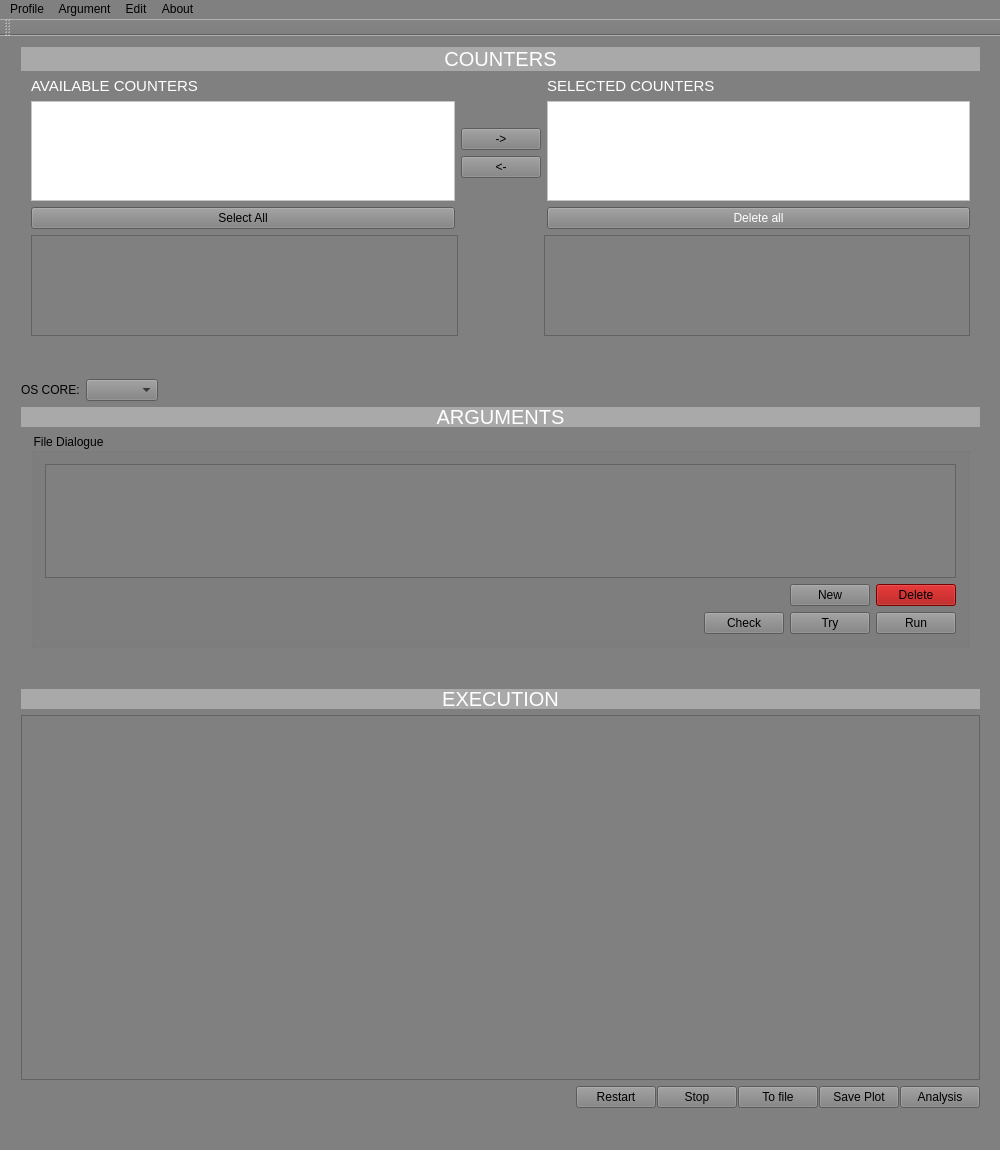
<?xml version="1.0" encoding="UTF-8"?>
<ui version="4.0">
 <class>MainWindow</class>
 <widget class="QMainWindow" name="MainWindow">
  <property name="enabled">
   <bool>true</bool>
  </property>
  <property name="geometry">
   <rect>
    <x>0</x>
    <y>0</y>
    <width>1000</width>
    <height>1150</height>
   </rect>
  </property>
  <property name="minimumSize">
   <size>
    <width>800</width>
    <height>1010</height>
   </size>
  </property>
  <property name="maximumSize">
   <size>
    <width>1000</width>
    <height>1150</height>
   </size>
  </property>
  <property name="windowTitle">
   <string>MainWindow</string>
  </property>
  <property name="styleSheet">
   <string notr="true">background-color:grey</string>
  </property>
  <widget class="QWidget" name="centralWidget">
   <property name="minimumSize">
    <size>
     <width>800</width>
     <height>949</height>
    </size>
   </property>
   <property name="maximumSize">
    <size>
     <width>1000</width>
     <height>1150</height>
    </size>
   </property>
   <widget class="QWidget" name="layoutWidget">
    <property name="geometry">
     <rect>
      <x>10</x>
      <y>0</y>
      <width>981</width>
      <height>331</height>
     </rect>
    </property>
    <layout class="QVBoxLayout" name="verticalLayout_6">
     <property name="spacing">
      <number>0</number>
     </property>
     <property name="sizeConstraint">
      <enum>QLayout::SetDefaultConstraint</enum>
     </property>
     <item>
      <layout class="QVBoxLayout" name="verticalLayout_5">
       <item>
        <layout class="QVBoxLayout" name="verticalLayout_4">
         <item>
          <widget class="QLabel" name="label">
           <property name="styleSheet">
            <string notr="true">color: white;
font: bold large &quot;Time New Roman&quot;; 
font-size: 20px;
background-color:darkgrey;

</string>
           </property>
           <property name="text">
            <string>COUNTERS</string>
           </property>
           <property name="alignment">
            <set>Qt::AlignCenter</set>
           </property>
          </widget>
         </item>
         <item>
          <layout class="QHBoxLayout" name="horizontalLayout">
           <item>
            <spacer name="horizontalSpacer_11">
             <property name="orientation">
              <enum>Qt::Horizontal</enum>
             </property>
             <property name="sizeType">
              <enum>QSizePolicy::Maximum</enum>
             </property>
             <property name="sizeHint" stdset="0">
              <size>
               <width>10</width>
               <height>20</height>
              </size>
             </property>
            </spacer>
           </item>
           <item>
            <layout class="QVBoxLayout" name="verticalLayout_3">
             <item>
              <widget class="QLabel" name="label_2">
               <property name="styleSheet">
                <string notr="true">color:white; font: bold large &quot;Time New Roman&quot;; font-size: 15px;</string>
               </property>
               <property name="text">
                <string>AVAILABLE COUNTERS</string>
               </property>
              </widget>
             </item>
             <item>
              <widget class="QListWidget" name="listWidget_Available">
               <property name="styleSheet">
                <string notr="true">background-color:white;
color: black;
font: bold large &quot;Time New Roman&quot;;
border-width : 5px; 
border-color : black;
</string>
               </property>
              </widget>
             </item>
             <item>
              <widget class="QPushButton" name="pushButton_all">
               <property name="text">
                <string>Select All</string>
               </property>
              </widget>
             </item>
            </layout>
           </item>
           <item>
            <layout class="QVBoxLayout" name="verticalLayout">
             <item>
              <spacer name="verticalSpacer_2">
               <property name="orientation">
                <enum>Qt::Vertical</enum>
               </property>
               <property name="sizeHint" stdset="0">
                <size>
                 <width>20</width>
                 <height>40</height>
                </size>
               </property>
              </spacer>
             </item>
             <item>
              <widget class="QPushButton" name="pushButton_add">
               <property name="text">
                <string>-&gt;</string>
               </property>
              </widget>
             </item>
             <item>
              <widget class="QPushButton" name="pushButton_delete">
               <property name="text">
                <string>&lt;-</string>
               </property>
              </widget>
             </item>
             <item>
              <spacer name="verticalSpacer">
               <property name="orientation">
                <enum>Qt::Vertical</enum>
               </property>
               <property name="sizeHint" stdset="0">
                <size>
                 <width>20</width>
                 <height>40</height>
                </size>
               </property>
              </spacer>
             </item>
            </layout>
           </item>
           <item>
            <layout class="QVBoxLayout" name="verticalLayout_2">
             <item>
              <widget class="QLabel" name="label_3">
               <property name="styleSheet">
                <string notr="true">color:white; font: bold large &quot;Time New Roman&quot;; font-size: 15px;</string>
               </property>
               <property name="text">
                <string>SELECTED COUNTERS</string>
               </property>
              </widget>
             </item>
             <item>
              <widget class="QListWidget" name="listWidget_selected">
               <property name="styleSheet">
                <string notr="true">background-color:white;
color: darkblue;
font: bold large &quot;Time New Roman&quot;;
</string>
               </property>
              </widget>
             </item>
             <item>
              <widget class="QPushButton" name="pushButton_delete_all">
               <property name="styleSheet">
                <string notr="true">color:white; font:  &quot;Time New Roman&quot;; </string>
               </property>
               <property name="text">
                <string>Delete all</string>
               </property>
              </widget>
             </item>
            </layout>
           </item>
           <item>
            <spacer name="horizontalSpacer_5">
             <property name="orientation">
              <enum>Qt::Horizontal</enum>
             </property>
             <property name="sizeType">
              <enum>QSizePolicy::Maximum</enum>
             </property>
             <property name="sizeHint" stdset="0">
              <size>
               <width>10</width>
               <height>20</height>
              </size>
             </property>
            </spacer>
           </item>
          </layout>
         </item>
        </layout>
       </item>
       <item>
        <layout class="QHBoxLayout" name="horizontalLayout_2">
         <item>
          <spacer name="horizontalSpacer_10">
           <property name="orientation">
            <enum>Qt::Horizontal</enum>
           </property>
           <property name="sizeType">
            <enum>QSizePolicy::Maximum</enum>
           </property>
           <property name="sizeHint" stdset="0">
            <size>
             <width>10</width>
             <height>20</height>
            </size>
           </property>
          </spacer>
         </item>
         <item>
          <widget class="QPlainTextEdit" name="plainTextEdit_Available_Counters"/>
         </item>
         <item>
          <spacer name="horizontalSpacer_2">
           <property name="orientation">
            <enum>Qt::Horizontal</enum>
           </property>
           <property name="sizeType">
            <enum>QSizePolicy::Maximum</enum>
           </property>
           <property name="sizeHint" stdset="0">
            <size>
             <width>80</width>
             <height>20</height>
            </size>
           </property>
          </spacer>
         </item>
         <item>
          <widget class="QPlainTextEdit" name="plainTextEdit_Selected_Counters"/>
         </item>
         <item>
          <spacer name="horizontalSpacer_7">
           <property name="orientation">
            <enum>Qt::Horizontal</enum>
           </property>
           <property name="sizeType">
            <enum>QSizePolicy::Maximum</enum>
           </property>
           <property name="sizeHint" stdset="0">
            <size>
             <width>10</width>
             <height>20</height>
            </size>
           </property>
          </spacer>
         </item>
        </layout>
       </item>
      </layout>
     </item>
     <item>
      <spacer name="horizontalSpacer_4">
       <property name="orientation">
        <enum>Qt::Horizontal</enum>
       </property>
       <property name="sizeHint" stdset="0">
        <size>
         <width>40</width>
         <height>20</height>
        </size>
       </property>
      </spacer>
     </item>
     <item>
      <layout class="QHBoxLayout" name="horizontalLayout_6"/>
     </item>
    </layout>
   </widget>
   <widget class="QWidget" name="layoutWidget">
    <property name="geometry">
     <rect>
      <x>10</x>
      <y>332</y>
      <width>981</width>
      <height>311</height>
     </rect>
    </property>
    <layout class="QVBoxLayout" name="verticalLayout_15">
     <item>
      <layout class="QHBoxLayout" name="horizontalLayout_7">
       <item>
        <widget class="QLabel" name="label_6">
         <property name="text">
          <string>OS CORE:</string>
         </property>
        </widget>
       </item>
       <item>
        <widget class="QComboBox" name="comboBox_core"/>
       </item>
       <item>
        <spacer name="horizontalSpacer_14">
         <property name="orientation">
          <enum>Qt::Horizontal</enum>
         </property>
         <property name="sizeHint" stdset="0">
          <size>
           <width>40</width>
           <height>20</height>
          </size>
         </property>
        </spacer>
       </item>
      </layout>
     </item>
     <item>
      <widget class="QLabel" name="label_4">
       <property name="maximumSize">
        <size>
         <width>16777215</width>
         <height>20</height>
        </size>
       </property>
       <property name="styleSheet">
        <string notr="true">color: white;
font: bold large &quot;Time New Roman&quot;; 
font-size: 20px;
background-color:darkgrey;</string>
       </property>
       <property name="text">
        <string>ARGUMENTS</string>
       </property>
       <property name="alignment">
        <set>Qt::AlignCenter</set>
       </property>
      </widget>
     </item>
     <item>
      <layout class="QHBoxLayout" name="horizontalLayout_13">
       <item>
        <spacer name="horizontalSpacer_9">
         <property name="orientation">
          <enum>Qt::Horizontal</enum>
         </property>
         <property name="sizeType">
          <enum>QSizePolicy::Maximum</enum>
         </property>
         <property name="sizeHint" stdset="0">
          <size>
           <width>10</width>
           <height>20</height>
          </size>
         </property>
        </spacer>
       </item>
       <item>
        <widget class="QGroupBox" name="groupBox">
         <property name="title">
          <string>File Dialogue</string>
         </property>
         <layout class="QVBoxLayout" name="verticalLayout_8">
          <item>
           <layout class="QVBoxLayout" name="verticalLayout_7">
            <item>
             <widget class="QTableWidget" name="tableWidget"/>
            </item>
            <item>
             <layout class="QHBoxLayout" name="horizontalLayout_4">
              <item>
               <layout class="QHBoxLayout" name="horizontalLayout_3">
                <item>
                 <spacer name="horizontalSpacer_12">
                  <property name="orientation">
                   <enum>Qt::Horizontal</enum>
                  </property>
                  <property name="sizeHint" stdset="0">
                   <size>
                    <width>40</width>
                    <height>20</height>
                   </size>
                  </property>
                 </spacer>
                </item>
                <item>
                 <widget class="QPushButton" name="pushButton_File_Dialogue_New">
                  <property name="styleSheet">
                   <string notr="true">color:black; font: bold large &quot;Time New Roman&quot;;
</string>
                  </property>
                  <property name="text">
                   <string>New</string>
                  </property>
                 </widget>
                </item>
                <item>
                 <widget class="QPushButton" name="pushButton_File_Dialogue_Delete">
                  <property name="styleSheet">
                   <string notr="true">color:black; font: bold large &quot;Time New Roman&quot;;
background-color: rgb(164, 0, 0);</string>
                  </property>
                  <property name="text">
                   <string>Delete</string>
                  </property>
                 </widget>
                </item>
               </layout>
              </item>
             </layout>
            </item>
           </layout>
          </item>
          <item>
           <spacer name="verticalSpacer_3">
            <property name="orientation">
             <enum>Qt::Vertical</enum>
            </property>
            <property name="sizeHint" stdset="0">
             <size>
              <width>20</width>
              <height>40</height>
             </size>
            </property>
           </spacer>
          </item>
          <item>
           <layout class="QHBoxLayout" name="horizontalLayout_5">
            <item>
             <spacer name="horizontalSpacer_13">
              <property name="orientation">
               <enum>Qt::Horizontal</enum>
              </property>
              <property name="sizeHint" stdset="0">
               <size>
                <width>40</width>
                <height>20</height>
               </size>
              </property>
             </spacer>
            </item>
            <item>
             <widget class="QPushButton" name="pushButton_Arguments_Check">
              <property name="text">
               <string>Check</string>
              </property>
             </widget>
            </item>
            <item>
             <widget class="QPushButton" name="pushButton_Arguments__Try">
              <property name="text">
               <string>Try</string>
              </property>
             </widget>
            </item>
            <item>
             <widget class="QPushButton" name="pushButton_Arguments_Run">
              <property name="text">
               <string>Run</string>
              </property>
             </widget>
            </item>
           </layout>
          </item>
         </layout>
        </widget>
       </item>
       <item>
        <layout class="QVBoxLayout" name="verticalLayout_9"/>
       </item>
       <item>
        <spacer name="horizontalSpacer">
         <property name="orientation">
          <enum>Qt::Horizontal</enum>
         </property>
         <property name="sizeType">
          <enum>QSizePolicy::Maximum</enum>
         </property>
         <property name="sizeHint" stdset="0">
          <size>
           <width>10</width>
           <height>20</height>
          </size>
         </property>
        </spacer>
       </item>
      </layout>
     </item>
     <item>
      <spacer name="horizontalSpacer_6">
       <property name="orientation">
        <enum>Qt::Horizontal</enum>
       </property>
       <property name="sizeHint" stdset="0">
        <size>
         <width>40</width>
         <height>20</height>
        </size>
       </property>
      </spacer>
     </item>
    </layout>
   </widget>
   <widget class="QWidget" name="layoutWidget">
    <property name="geometry">
     <rect>
      <x>10</x>
      <y>642</y>
      <width>981</width>
      <height>441</height>
     </rect>
    </property>
    <layout class="QVBoxLayout" name="verticalLayout_14">
     <property name="sizeConstraint">
      <enum>QLayout::SetMaximumSize</enum>
     </property>
     <item>
      <widget class="QLabel" name="label_5">
       <property name="maximumSize">
        <size>
         <width>16777215</width>
         <height>20</height>
        </size>
       </property>
       <property name="styleSheet">
        <string notr="true">color: white;
font: bold large &quot;Time New Roman&quot;; 
font-size: 20px;
background-color:darkgrey;
</string>
       </property>
       <property name="text">
        <string>EXECUTION</string>
       </property>
       <property name="alignment">
        <set>Qt::AlignCenter</set>
       </property>
      </widget>
     </item>
     <item>
      <layout class="QHBoxLayout" name="horizontalLayout_10">
       <item>
        <spacer name="horizontalSpacer_8">
         <property name="orientation">
          <enum>Qt::Horizontal</enum>
         </property>
         <property name="sizeType">
          <enum>QSizePolicy::Maximum</enum>
         </property>
         <property name="sizeHint" stdset="0">
          <size>
           <width>10</width>
           <height>20</height>
          </size>
         </property>
        </spacer>
       </item>
       <item>
        <layout class="QVBoxLayout" name="verticalLayout_12">
         <item>
          <widget class="QTableWidget" name="tableWidget_2"/>
         </item>
         <item>
          <layout class="QHBoxLayout" name="horizontalLayout_8">
           <property name="spacing">
            <number>1</number>
           </property>
           <property name="sizeConstraint">
            <enum>QLayout::SetFixedSize</enum>
           </property>
           <item>
            <spacer name="horizontalSpacer_15">
             <property name="orientation">
              <enum>Qt::Horizontal</enum>
             </property>
             <property name="sizeType">
              <enum>QSizePolicy::Maximum</enum>
             </property>
             <property name="sizeHint" stdset="0">
              <size>
               <width>8000</width>
               <height>1</height>
              </size>
             </property>
            </spacer>
           </item>
           <item>
            <widget class="QPushButton" name="pushButton_Plot_Restart">
             <property name="text">
              <string>Restart</string>
             </property>
            </widget>
           </item>
           <item>
            <widget class="QPushButton" name="pushButton_Plot_Stop">
             <property name="text">
              <string>Stop</string>
             </property>
            </widget>
           </item>
           <item>
            <widget class="QPushButton" name="pushButton_Plot_To_File">
             <property name="text">
              <string>To file</string>
             </property>
            </widget>
           </item>
           <item>
            <widget class="QPushButton" name="pushButton_savePlot">
             <property name="text">
              <string>Save Plot</string>
             </property>
            </widget>
           </item>
           <item>
            <widget class="QPushButton" name="pushButton_Plot_Analysis">
             <property name="text">
              <string>Analysis</string>
             </property>
            </widget>
           </item>
          </layout>
         </item>
        </layout>
       </item>
       <item>
        <spacer name="horizontalSpacer_3">
         <property name="orientation">
          <enum>Qt::Horizontal</enum>
         </property>
         <property name="sizeType">
          <enum>QSizePolicy::Maximum</enum>
         </property>
         <property name="sizeHint" stdset="0">
          <size>
           <width>10</width>
           <height>5</height>
          </size>
         </property>
        </spacer>
       </item>
      </layout>
     </item>
    </layout>
   </widget>
   <widget class="QCustomPlot" name="widget" native="true">
    <property name="enabled">
     <bool>true</bool>
    </property>
    <property name="geometry">
     <rect>
      <x>1040</x>
      <y>700</y>
      <width>20</width>
      <height>20</height>
     </rect>
    </property>
   </widget>
  </widget>
  <widget class="QMenuBar" name="menuBar">
   <property name="geometry">
    <rect>
     <x>0</x>
     <y>0</y>
     <width>1000</width>
     <height>22</height>
    </rect>
   </property>
   <widget class="QMenu" name="menuEdit">
    <property name="title">
     <string>Profile</string>
    </property>
    <addaction name="actionOpen_profil"/>
    <addaction name="actionSave_Profil"/>
    <addaction name="actionDelete_profil"/>
    <addaction name="separator"/>
    <addaction name="actionExit"/>
   </widget>
   <widget class="QMenu" name="menuEdit_2">
    <property name="title">
     <string>Edit</string>
    </property>
    <addaction name="actionCopy"/>
    <addaction name="actionPaste"/>
    <addaction name="actionCut"/>
    <addaction name="separator"/>
    <addaction name="actionUndo"/>
    <addaction name="actionRedo"/>
   </widget>
   <widget class="QMenu" name="menuAbout">
    <property name="title">
     <string>About</string>
    </property>
    <addaction name="actionAbout"/>
   </widget>
   <widget class="QMenu" name="menuArgument">
    <property name="title">
     <string>Argument</string>
    </property>
    <addaction name="actionOpen_Argument"/>
    <addaction name="actionSave_Argument"/>
    <addaction name="actionDelete_Argument"/>
   </widget>
   <addaction name="menuEdit"/>
   <addaction name="menuArgument"/>
   <addaction name="menuEdit_2"/>
   <addaction name="menuAbout"/>
  </widget>
  <widget class="QToolBar" name="mainToolBar">
   <attribute name="toolBarArea">
    <enum>TopToolBarArea</enum>
   </attribute>
   <attribute name="toolBarBreak">
    <bool>false</bool>
   </attribute>
  </widget>
  <widget class="QStatusBar" name="statusBar"/>
  <action name="actionDelete_profil">
   <property name="icon">
    <iconset resource="resources.qrc">
     <normaloff>:/rec/Img/delete.png</normaloff>:/rec/Img/delete.png</iconset>
   </property>
   <property name="text">
    <string>Delete profile</string>
   </property>
  </action>
  <action name="actionSave_Profil">
   <property name="icon">
    <iconset resource="resources.qrc">
     <normaloff>:/rec/Img/save_as.png</normaloff>:/rec/Img/save_as.png</iconset>
   </property>
   <property name="text">
    <string>Save profile</string>
   </property>
  </action>
  <action name="actionOpen_profil">
   <property name="icon">
    <iconset resource="resources.qrc">
     <normaloff>:/rec/Img/open.png</normaloff>:/rec/Img/open.png</iconset>
   </property>
   <property name="text">
    <string>Open profile</string>
   </property>
  </action>
  <action name="actionCopy">
   <property name="icon">
    <iconset resource="resources.qrc">
     <normaloff>:/rec/Img/copy.png</normaloff>:/rec/Img/copy.png</iconset>
   </property>
   <property name="text">
    <string>Copy</string>
   </property>
  </action>
  <action name="actionPaste">
   <property name="icon">
    <iconset resource="resources.qrc">
     <normaloff>:/rec/Img/paste.png</normaloff>:/rec/Img/paste.png</iconset>
   </property>
   <property name="text">
    <string>Paste</string>
   </property>
  </action>
  <action name="actionCut">
   <property name="icon">
    <iconset resource="resources.qrc">
     <normaloff>:/rec/Img/cut.png</normaloff>:/rec/Img/cut.png</iconset>
   </property>
   <property name="text">
    <string>Cut</string>
   </property>
  </action>
  <action name="actionUndo">
   <property name="icon">
    <iconset resource="resources.qrc">
     <normaloff>:/rec/Img/undo.png</normaloff>:/rec/Img/undo.png</iconset>
   </property>
   <property name="text">
    <string>Undo</string>
   </property>
  </action>
  <action name="actionRedo">
   <property name="icon">
    <iconset resource="resources.qrc">
     <normaloff>:/rec/Img/redo.png</normaloff>:/rec/Img/redo.png</iconset>
   </property>
   <property name="text">
    <string>Redo</string>
   </property>
  </action>
  <action name="actionAbout">
   <property name="icon">
    <iconset resource="resources.qrc">
     <normaloff>:/rec/Img/about.jpeg</normaloff>:/rec/Img/about.jpeg</iconset>
   </property>
   <property name="text">
    <string>About</string>
   </property>
  </action>
  <action name="actionExit">
   <property name="icon">
    <iconset resource="resources.qrc">
     <normaloff>:/rec/Img/close.png</normaloff>:/rec/Img/close.png</iconset>
   </property>
   <property name="text">
    <string>Exit</string>
   </property>
  </action>
  <action name="actionOpen_Argument">
   <property name="icon">
    <iconset resource="resources.qrc">
     <normaloff>:/rec/Img/open.png</normaloff>:/rec/Img/open.png</iconset>
   </property>
   <property name="text">
    <string>Open Argument</string>
   </property>
  </action>
  <action name="actionSave_Argument">
   <property name="icon">
    <iconset resource="resources.qrc">
     <normaloff>:/rec/Img/save_as.png</normaloff>:/rec/Img/save_as.png</iconset>
   </property>
   <property name="text">
    <string>Save Argument</string>
   </property>
  </action>
  <action name="actionDelete_Argument">
   <property name="icon">
    <iconset resource="resources.qrc">
     <normaloff>:/rec/Img/delete.png</normaloff>:/rec/Img/delete.png</iconset>
   </property>
   <property name="text">
    <string>Delete Argument</string>
   </property>
  </action>
 </widget>
 <layoutdefault spacing="6" margin="11"/>
 <customwidgets>
  <customwidget>
   <class>QCustomPlot</class>
   <extends>QWidget</extends>
   <header location="global">qcustomplot.h</header>
   <container>1</container>
  </customwidget>
 </customwidgets>
 <resources>
  <include location="resources.qrc"/>
 </resources>
 <connections/>
</ui>
